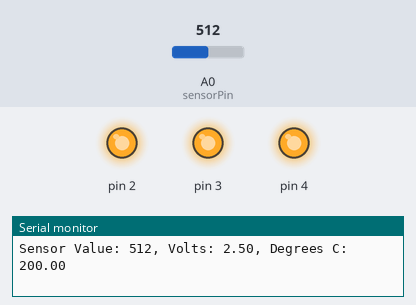
Recording of a sketch running on a simulated Arduino Uno, built with avr-gcc and run on an emulated ATmega328P. Parts: output pins drawn as LEDs (lit = HIGH), the last lines printed to the serial monitor. The test bench sets the inputs (shaded band); at power-on: A0 (sensorPin) = 512.

Above: at 1.2 s.
1.3 s: A0 (sensorPin) set to 171
4.3 s: A0 (sensorPin) set to 155
At 5.1 s:
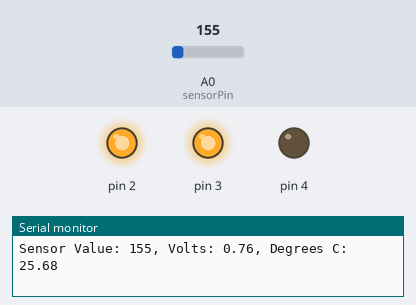
5.8 s: A0 (sensorPin) set to 122
At 6.6 s:
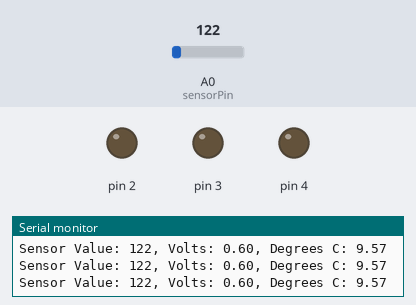
7.3 s: A0 (sensorPin) set to 1023
At 7.8 s:
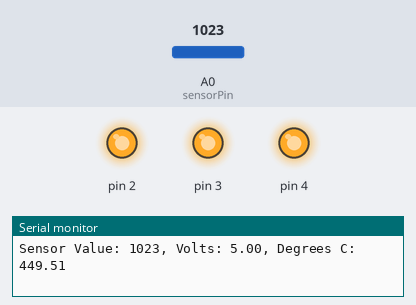
Timing chart, 0 to 9.8 s (numbered marks = the images above; inputs shaded):
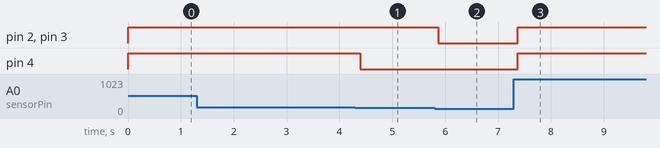

Measured:
- the behaviour switches between 156 and 155 on A0 (sensorPin) (found by bisection; images 0 and 1)
- after the input at 4.3 s, pin 4: HIGH → LOW after 0.09 s
- after the input at 5.8 s, pin 2, pin 3: HIGH → LOW after 0.07 s
- after the input at 7.3 s, pin 2–4: LOW → HIGH after 0.07 s

The sketch:

project3.ino
```cpp
const int sensorPin = A0;
const float baselineTemp = 20.0;

void setup() {
  Serial.begin(9600); //open a serial port
  for ( int pinNumber = 2; pinNumber < 5; pinNumber++ ) {
    pinMode(pinNumber, OUTPUT);
    digitalWrite(pinNumber, LOW);
  }

}

void loop() {
  int sensorVal = analogRead(sensorPin);

  Serial.print("Sensor Value: ");
  Serial.print(sensorVal);

  //convert the ADC reading to voltage
  float voltage = (sensorVal / 1024.0) * 5.0;

  Serial.print(", Volts: ");
  Serial.print(voltage);

  Serial.print(", Degrees C: ");
  //convert the voltage to temp in degrees
  float temp = (voltage - .5) * 100;
  Serial.print(temp);
  Serial.print("\n");

  if(temp < baselineTemp+2) {
    digitalWrite(2, LOW);
    digitalWrite(3, LOW);
    digitalWrite(4, LOW);
  }  else if(temp >= baselineTemp+2 &&
      temp < baselineTemp+4 ) {
    digitalWrite(2, HIGH);
    digitalWrite(3, LOW);
    digitalWrite(4, LOW);
  } else if(temp >= baselineTemp+4 &&
      temp < baselineTemp+6 ) {
    digitalWrite(2, HIGH);
    digitalWrite(3, HIGH);
    digitalWrite(4, LOW);
    } else if(temp > baselineTemp + 6) {
    digitalWrite(2, HIGH);
    digitalWrite(3, HIGH);
    digitalWrite(4, HIGH);
  }
  delay(1);
}
```
